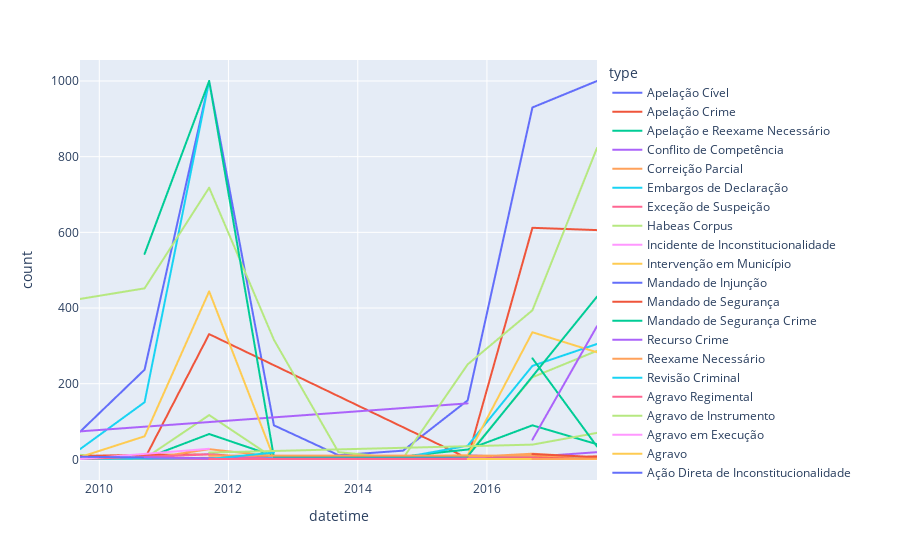

Notebook cell for this chart:
### Code cell
import plotly.express as px
fig = px.line(dfTMDA[2000:], x='datetime', y='count', color='type')
fig.show()
